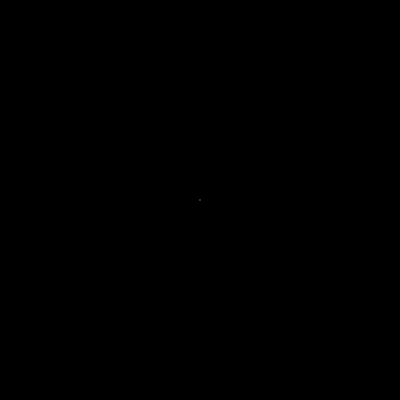
Frame 1 (no input)
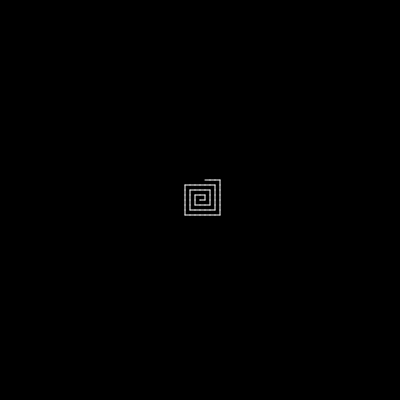
Frame 60 (no input)
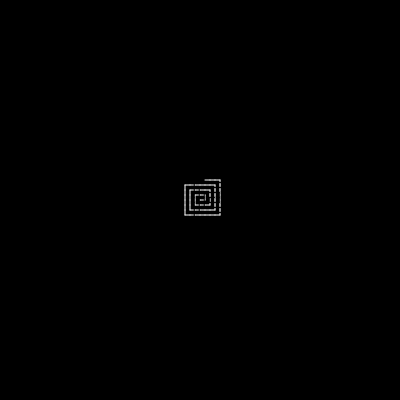
Frame 120 (the mouse pressed at the canvas centre since frame 60)

The p5.js sketch that drew these frames (run headless with seeded random() and noise() and a simulated clock; from frame 60 on, the mouse is pressed at the canvas centre):

// p5.js sketch
// ── sketch.js
// The Box Spiral

// State of spiral
let x, y;
let px, py;
let step = 1;
let state = 0;
let numSteps = 1;
let turnCounter = 1;
let colors = [255,0];
let colorIndex = 0;
// Scale / resolution
let stepSize = 5;
let totalSteps;
let aSize = 400;

function setup() {
  createCanvas(aSize, aSize);

  // set up spiral
  const cols = width / stepSize;
  const rows = height / stepSize;
  totalSteps = cols * rows;
  x = width / 2;
  y = height / 2;
  px = x;
  py = y;
  background(0);

  fill(colors[colorIndex]);
  stroke(colors[colorIndex]);
}

function draw() {
  // Connect current to previous with a line
  line(x, y, px, py);
  px = x;
  py = y;
  // Move according to state
  switch (state) {
    case 0:
      x += stepSize;
      break;
    case 1:
      y -= stepSize;
      break;
    case 2:
      x -= stepSize;
      break;
    case 3:
      y += stepSize;
      break;
  }
  // Change state
  if (step % numSteps == 0) {
    state = (state + 1) % 4;
    turnCounter++;
    if (turnCounter % 2 == 0) {
      numSteps++;
    }
  }
  step++;
  // Are we done?
  if (step > totalSteps) {
    nextCycle();
  }
}

function nextCycle() {
  let cx = width/2;
  let cy = height/2;
  let rx = random(width/10);
  let ry = random(height/10)
  x = cx + random(-rx,rx)
  y = cy + random(-ry,ry)
  step = 1;
  numSteps = 1;
  px = x;
  py = y;
  colorIndex = (colorIndex + 1) % colors.length;
  fill(colors[colorIndex]);
  stroke(colors[colorIndex]);
}

function mousePressed() {
  nextCycle()
}

function xxx() {
  x = mouseX;
  y = mouseY;
  step = 1;
  numSteps = 1;
  px = x;
  py = y;
}

// https://editor.p5js.org/jht1493/sketches/Rk5lKftYh
// The Box Spiral

// https://editor.p5js.org/jht1493/sketches/IY3XrOjnX

// https://editor.p5js.org/codingtrain/sketches/0Ud-XsaYb
// CC 167: Prime (Ulam) Spiral

// The Prime Spiral (aka Ulam Spiral)
// The Coding Train / Daniel Shiffman
// https://thecodingtrain.com/CodingChallenges/167-prime-spiral.html
// https://youtu.be/a35KWEjRvc0

// Prime Spiral: https://editor.p5js.org/codingtrain/sketches/0Ud-XsaYb
// Number Spiral: https://editor.p5js.org/codingtrain/sketches/Zs65bV-Al
// Prime vs Random Spiral: https://editor.p5js.org/codingtrain/sketches/3np1hBlXD
// Shapes and Color: https://editor.p5js.org/codingtrain/sketches/mCvvSKpZ5
// Prime Spiral 3D: https://editor.p5js.org/codingtrain/sketches/-eX078HZ5
